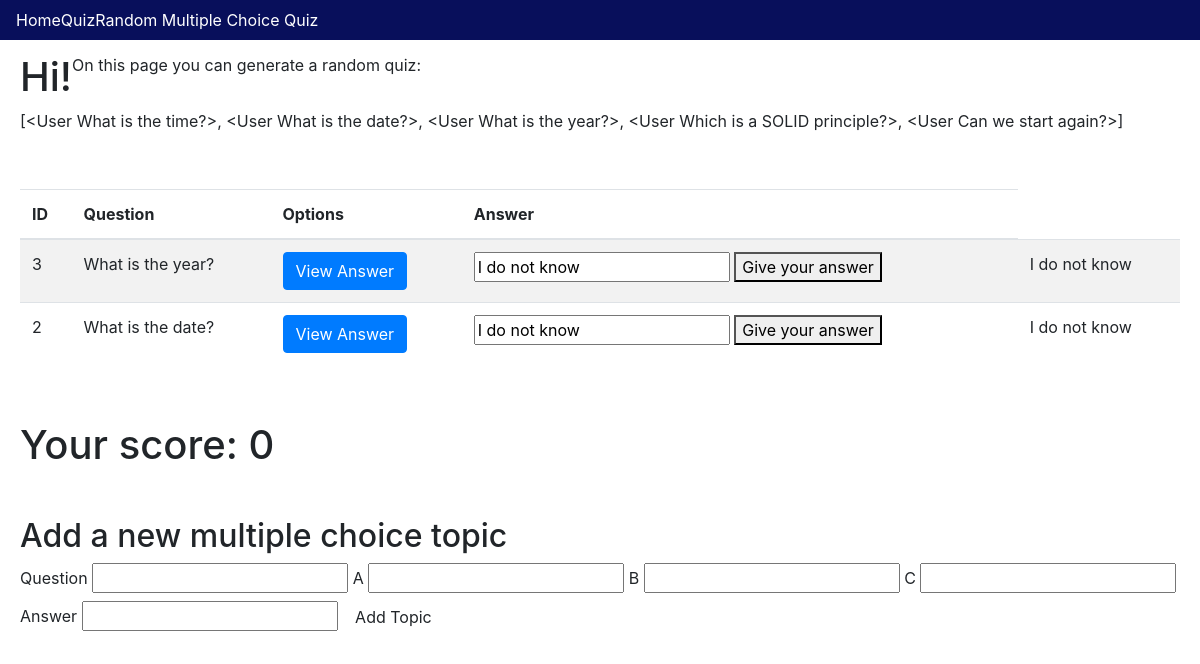
The app's page /random_quiz with its own data.
### app/models.py (models this page shows, shortened)
class MultipleChoiceTopic(db.Model):
    id = db.Column(db.Integer, primary_key=True)
    question = db.Column(db.String(64), index=True)
    option_a = db.Column(db.String(64))
    option_b = db.Column(db.String(64))
    option_c = db.Column(db.String(64))
    option_d = db.Column(db.String(64), default="I dunno", nullable=True)
    option_d = "I do not know"
    answer = db.Column(db.String(64))
    outcome = db.Column(db.Boolean, default=False)
    user_answer = db.Column(db.String(64), default=option_d, nullable=True)
    def __repr__(self):
        return '<User {}>'.format(self.question)

### app/routes.py (the view)
@app.route('/random_quiz')
def show_random_quiz():
    multis = MultipleChoiceTopic.query.all()
    length = int(len(multis)/2)
    quiz = random.sample(multis, length)
    score=0
    for topic in quiz:
        if topic.outcome == True:
            score +=1
    return render_template('random_quiz.html', quiz=quiz, multis=multis, score=score)

### app/templates/random_quiz.html (shortened to what this page needs)
{% extends "base.html" %} {% block content %}
<div class="container-fluid">
    <div class="row">
        <h1>Hi!</h1>
        <p>On this page you can generate a random quiz:</p>
        <p>{{multis}}</p>
    </div>
    <div class="row">
        <table class="table table-striped">
            <thead>
                <th>ID</th>
                <th>Question</th>
                <th>Options</th>
                <th>Answer</th>
            </thead>
            <tbody>
                {% for multiple_choice_topic in quiz %}
                <tr>
                    <td>{{multiple_choice_topic.id}}</td>
                    <td> {{multiple_choice_topic.question}}</td>
                    <td>
                        <button type="button" class="btn btn-primary" data-toggle="modal" data-target="#myModal{{ multiple_choice_topic.id }}">View Answer
                        </button>
                    </td>
                    <td>
                        <form method="POST" action="/random_quiz/{{multiple_choice_topic.id}}/answer">
                            <input type="text" value="{{multiple_choice_topic.user_answer}}" name="new_user_answer">
                            <button type="submit" value="Answer">Give your answer</button>
                        </form>
                    </td>
                    <td>{{multiple_choice_topic.user_answer}}</td>
                </tr>
                {% endfor %}
            </tbody>
        </table>
    </div>
    <div class="row">
        <h1>Your score: {{score}}</h1>
    </div>
    <div class="row">
        <h2>Add a new multiple choice topic</h2>
        <form action="/random_quiz" method="POST">
            <label for="question">Question</label>
            <input type="text" name="question" id="question" required />
            <label for="option_a">A</label>
            <input type="text" name="option_a" id="option_a" required />
            <label for="option_b">B</label>
            <input type="text" name="option_b" id="option_b" required />
            <label for="option_c">C</label>
            <input type="text" name="option_c" id="option_c" required />
            <label for="answer">Answer</label>
            <input type="text" name="answer" id="answer" required />
            <button type="submit" class="save btn btn-default" value="Add Topic">Add Topic</button>
        </form>
    </div>
</div>
{% endblock %}

### app/templates/base.html (shortened to what this page needs)
<!DOCTYPE html>
<html lang="en">
<head>
    <link rel="stylesheet" href="../static/css/styles.css">
    <link rel="stylesheet" href="https://stackpath.bootstrapcdn.com/bootstrap/4.4.1/css/bootstrap.min.css">
</head>
<body>
    <div class="header">
        <nav class="navbar fixed-top navbar-expand-sm">
            <div class="collapse navbar-collapse" id="navbarMenu">
                <ul class="navbar-nav">
                    <li><a href="/">Home</a></li>
                    <li><a href="/quiz">Quiz</a></li>
                    <li><a href="/random_quiz">Random Multiple Choice Quiz</a></li>
                </ul>
            </div>
        </nav>
    </div>
    <hr> {% block content %}{% endblock %}
</body>
</html>

### app/static/css/styles.css (style rules this page uses)
nav { background-color: #080F5B; }
nav a { color: white }
.navbar-nav { list-style-type: none; }
.row { padding: 20px; }

### records on screen
MultipleChoiceTopic: question.question "[<User What is the time?>, <User What is the date?>, <User What is the year?>, <User Which is a SOLID principle?>, <User Can we start again?>]"
MultipleChoiceTopic: id "3", question "What is the year?", new_user_answer "I do not know", user_answer "I do not know"
MultipleChoiceTopic: id "2", question "What is the date?", new_user_answer "I do not know", user_answer "I do not know"

### other values on screen
{{ score }} "0"
